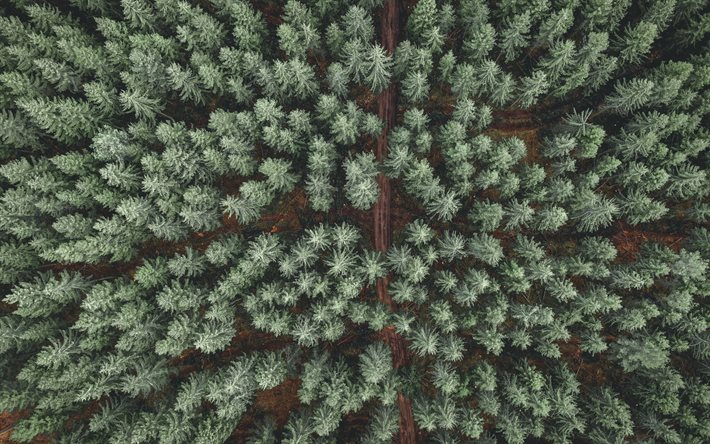
#> input picture Detect_Trees/agac.jpg, 710 x 444 px
$ python tree.py
#> lines starting #> are read from the running program, lines starting #| are printed output that depends on the picture; after the words box and inside, x2 and y2 are one past the last pixel; in counts of white or black regions, pixels touching at a corner belong together
import cv2
import numpy as np
import pandas as pd
import matplotlib.pyplot as plt

low = np.array([40,50,50])
high = np.array([75,255,255])


resim1 = cv2.imread("agac.jpg")
#> resim1 is the input picture: shape (444, 710, 3); mean B, G, R 74.6, 90.2, 81.7
#resim2 = cv2.imread("img2.png")

img_hsv = cv2.cvtColor(resim1, cv2.COLOR_BGR2HSV)
#> img_hsv: shape (444, 710, 3); mean H, S, V 47.7, 49.7, 91.4
img_gray = cv2.cvtColor(resim1,cv2.COLOR_BGR2GRAY)
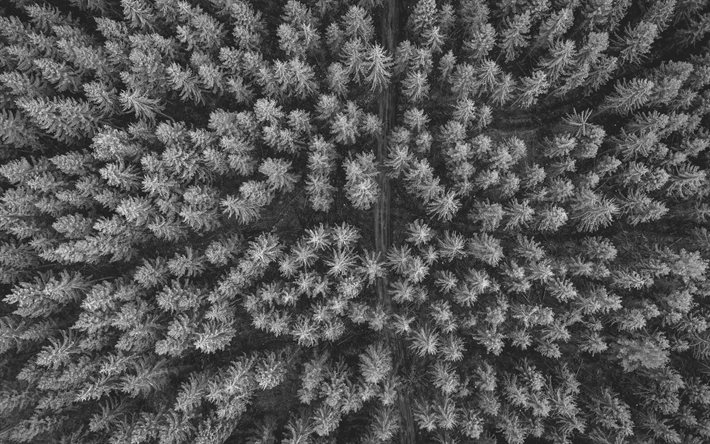
#> img_gray: shape (444, 710); min 2, max 236, mean 85.9

#img_hsv2 = cv2.cvtColor(resim2, cv2.COLOR_BGR2HSV)

img_blur = cv2.GaussianBlur(img_gray, (3,3), 0)


mask = cv2.inRange(img_hsv,low,high)
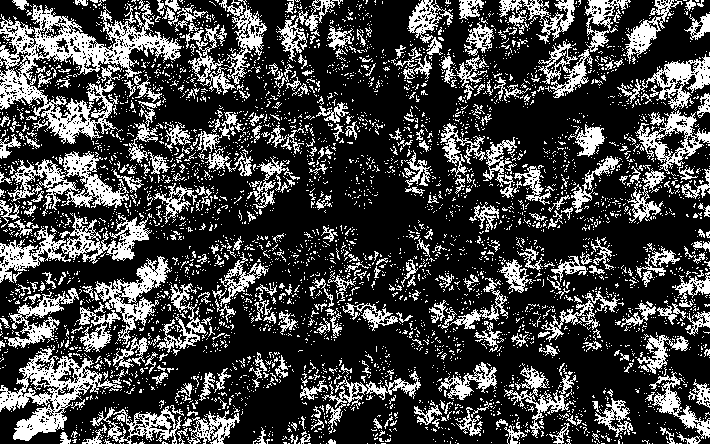
#> mask: shape (444, 710); 26.7% white in thin lines or dots
#mask2 = cv2.inRange(img_hsv2,low,high)
corners = cv2.goodFeaturesToTrack(mask,300,0.001,20)
#> corners = 300 rows, first 8: [207, 209], [532, 11], [602, 68], [623, 427], [480, 39], [249, 358], [72, 337], [46, 227]
corners = np.int0(corners)
counter = 0

for corner in corners:

    x,y = corner.ravel()


    cv2.circle(resim1,(x,y),3,(255,0,0),-1)
    counter += 1
#> this loop made 300 passes
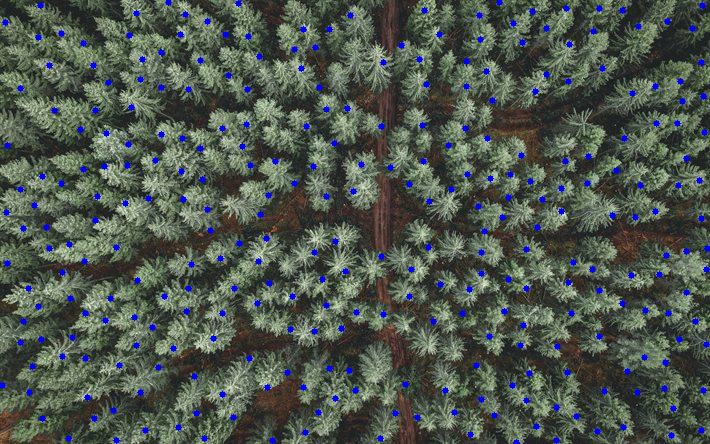
#> resim1: shape (444, 710, 3); 2.76% of pixels changed, all inside (x1, y1, x2, y2) = (0, 0, 710, 444)
#> after the loop, counter = 300


edges = cv2.Canny(image=img_blur, threshold1=100, threshold2=200) # Canny Edge Detection
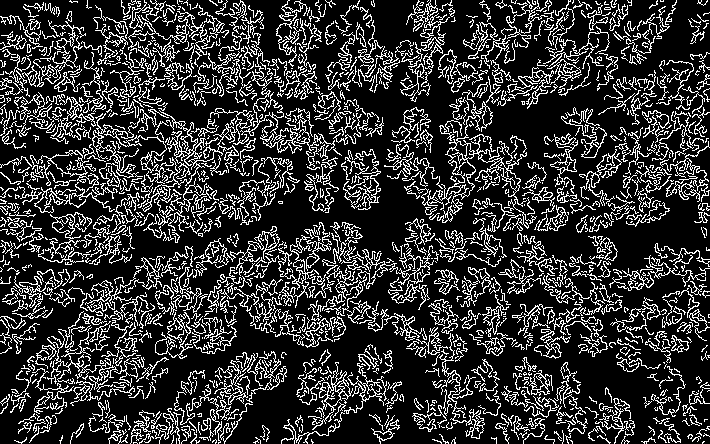
#> edges: shape (444, 710); 20.3% white in thin lines or dots

# Display Canny Edge Detection Image

cv2.imshow('Canny Edge Detection', edges)

cv2.imshow("Final",resim1)
#cv2.imshow("Test2",resim2)
cv2.imshow("Blur",img_blur)
#cv2.imshow("Final2",mask)

cv2.waitKey(0)
cv2.destroyAllWindows()
